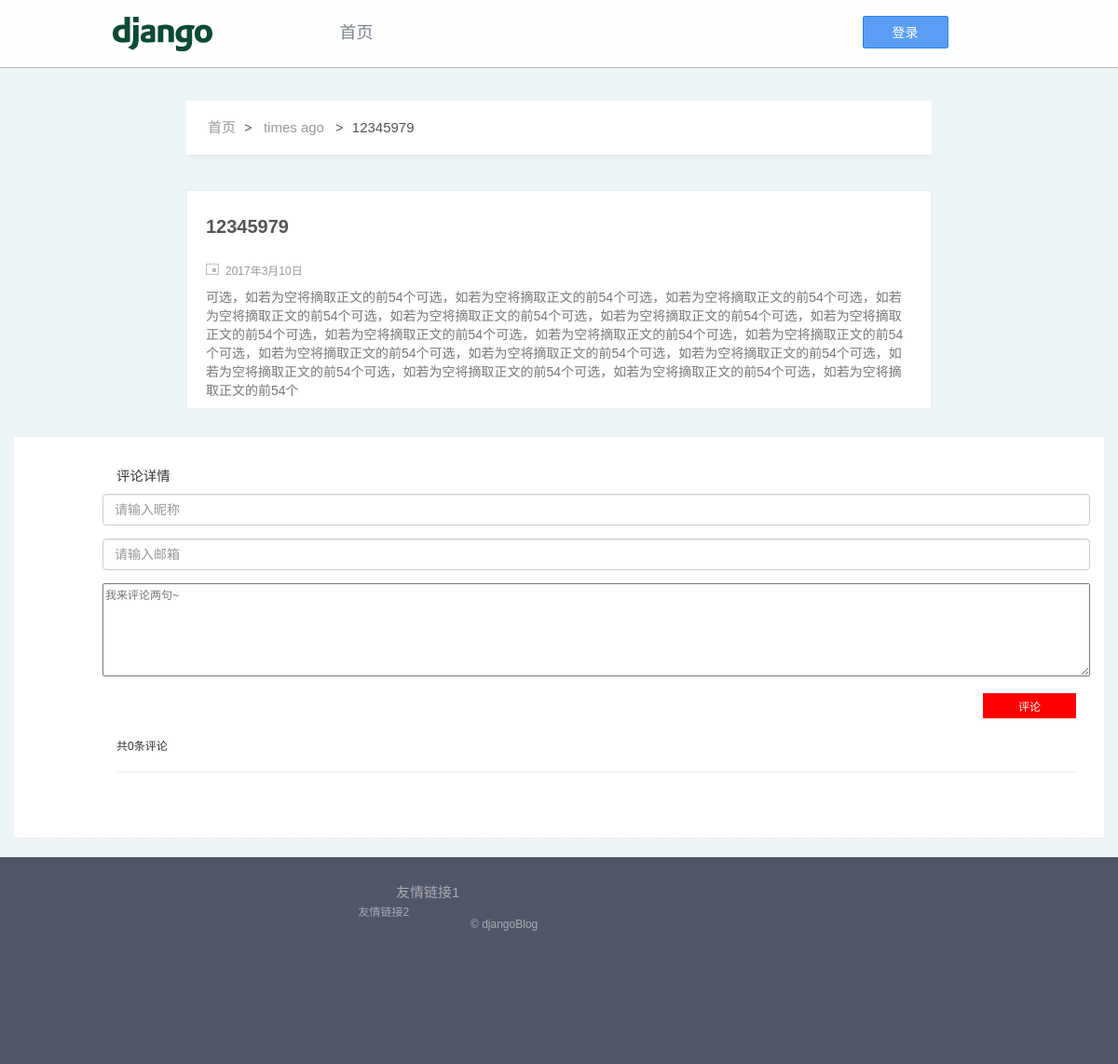
The app's page /article/2 with its own data.
### blog/models.py (models this page shows, shortened)
class Article(models.Model):
    STATUS_CHOICES = (
        ('d', 'Draft'),
        ('p', 'Published'),
    )
    objects = ArticleManage()
    title = models.CharField('标题', max_length=70)
    body = models.TextField('正文')
    created_time = models.DateTimeField('创建时间')
    last_modified_time = models.DateTimeField('修改时间')
    status = models.CharField('文章状态', max_length=1, choices=STATUS_CHOICES)
    abstract = models.CharField('摘要', max_length=54, blank=True, null=True, help_text='可选，如若为空将摘取正文的前54个')
    views = models.PositiveIntegerField('浏览量', default=0)
    likes = models.PositiveIntegerField('点赞数', default=0)
    topped = models.BooleanField('置顶', default=False)
    category = models.ForeignKey('Category', verbose_name='分类', null=True, on_delete=models.SET_NULL)
    tags = models.ManyToManyField('Tag', verbose_name='标签集合', blank=True)
    class Meta:
        ordering = ['-last_modified_time']

class Category(models.Model):
    name = models.CharField('类名', max_length=20)
    created_time = models.DateTimeField('创建时间', auto_now=True)
    last_modified_time = models.DateTimeField('修改时见', auto_now=True)

### blog/views.py (the view)
# urls.py: url(r'^article/(?P<article_id>\d+)$', views.ArticleDetailView.as_view(), name='detail'),
class ArticleDetailView(DetailView):
    model = Article
    template_name = 'blog/detail.html'
    context_object_name = 'article'
    pk_url_kwarg = 'article_id'
    def get_object(self, queryset=None):
        obj = super(ArticleDetailView, self).get_object()
        obj.body = markdown2.markdown(obj.body, extras=['fenced-code-blocks'], )
        return obj
    def get_context_data(self, **kwargs):
        kwargs['comment_list'] = self.object.blogcomment_set.all()
        kwargs['form'] = BlogCommentForm()
        return super(ArticleDetailView, self).get_context_data(**kwargs)

### blog/forms.py
class BlogCommentForm(forms.ModelForm):
    class Meta:
        model = BlogComment #form 关联的Model
        fields = ['user_name', 'user_email', 'body']
        widgets = {
            'user_name' : forms.TextInput(attrs={
                'class': 'form-control',
                'placeholder' : "请输入昵称",
                'aria-describedby': 'sizing-addon1',
            }),
            'user_email': forms.EmailInput(attrs={
                'class': 'form-control',
                'placeholder': "请输入邮箱",
                'aria-describedby': 'sizing-addon1',
            }),
            'body': forms.Textarea(attrs={
                'placeholder': '我来评论两句~'
            }),
        }

### blog/templates/blog/detail.html
{% extends 'base.html' %}
{% block content %}
    <div class="container">
        <div class="row">
            <div id="bd" class="wrp clear-fix">
                <div id="main">
                    <div id="detail-title">
                        <ul id="single-nav">
                            <li><a href="{% url 'blog:index' %}">首页</a></li>
                            <li>&gt;</li>
                            <li>
                                <ul class="post-categories">
                                    <li><a href="" title=""
                                           rel="category">{{ article.category.name }}</a>
                                    </li>
                                </ul>
                            </li>
                            <li>&gt;</li>
                            <li class="title-active"><a href="{% url 'blog:detail' article.pk %}"
                                                        rel="bookmark">{{ article.title }}</a>
                            </li>
                        </ul>
                    </div>
                    <div id="post-1951"
                         class="post-1951 post type-post status-publish format-standard hentry category-meida-report">
                        <div class="post-hd">
                            <h1 class="title">{{ article.title }}</h1>
                        </div>
                        <div class="date-read">
                            <i class="icon-date"></i><span
                                class="date">{{ article.last_modified_time|date:"Y年n月d日" }}</span>
                        </div>
                        <div class="post-bd">
                            {{ article.body |safe }}
                        </div>
                    </div>
                </div>
            </div>
            {% include 'blog/comment.html' %}
        </div>
    </div>
{% endblock %}

### blog/static/blog/css/style.css (style rules this page uses)
html, body { margin: 0; padding: 0; border: 0; font-size: 100%; vertical-align: baseline; line-height: 1; }
body { margin: 0; padding: 0; font: 12px 'Microsoft Yahei', '微软雅黑', 'simsun', Arial, sans-serif; background-color: #edf4f6; min-width: 960px; }
ul { padding: 0; margin: 0; }
li { list-style: none; }
a { text-decoration: none }
input, textarea { outline: 0 }
.wrp { width: 960px; height: 72px; margin: 0 auto; }
.clear-fix:after { clear: both; display: block; visibility: hidden; overflow: hidden; height: 0; content: '.' }
.clear-fix { zoom: 1 }
#bd { margin: 0 auto; width: 800px; height: auto; }
#main { float: left; overflow-x: hidden; width: 100% }
.post { margin-top: 38px; border: 1px solid #e8eff1; background-color: #fff; padding-left: 20px; padding-right: 20px; }
.post-hd .title { margin: 27px 0 27px; font-size: 20px; font-weight: bold; color: #555; }
.date-read { margin: 10px 0px; }
.icon-date { display: inline-block; *display: inline; *zoom: 1; width: 14px; height: 13px; margin-right: 7px; background: url(../img/date.png) no-repeat; }
.read, .date { color: #999; margin-right: 12px; }
.post-bd { / / min-height: 250 px; word-break: break-word; color: #777; }
.post-bd p { color: #777; font-size: 14px; }
#detail-title { display: block; width: 800px; margin: 0 auto; margin-top: 35px; background-color: #fff; box-shadow: 0 2px 4px rgba(0, 0, 0, 0.05); }
#detail-title #single-nav { margin-left: 20px; height: 58px; }
#detail-title li { display: inline-block; *display: inline; *zoom: 1; font-size: 14px; color: #555; line-height: 58px; padding: 0 3px; vertical-align: top; }
#detail-title li a { font-size: 15px; color: #999; display: block; }
#detail-title .title-active a { color: #555; overflow: hidden; white-space: nowrap; text-overflow: ellipsis; max-width: 500px; }
.comment textarea { width: 100%; height: 100px; resize: vertical; }

### records on screen
Article: category.name "times ago", title "12345979", last_modified_time "2017年3月10日", body "可选，如若为空将摘取正文的前54个可选，如若为空将摘取正文的前54个可选，如若为空将摘取正文的前54个可选，如若为空将摘取正文的前54个可选，如若为空将摘取正文的前54个可选，如若为空将摘取正文的前54个可选，如若为空将摘取正文的前54个可选，如若为空将摘取正文的前54个可选，如若为空将摘取正文的前54个可选，如若为空将摘取正文的前54个可选，如若为空将摘取正文的前54个可选，如若为空将摘取正文的前54个可选，如若为空将摘取正文的前54个可选，如若为空将摘取正文的前54个可选，如若为空将摘取正文的前54个可选，如若为空将摘取正文的前54个可选，如若为空将摘取正文的前54个"

### other values on screen
{{ 0 }} "0"
